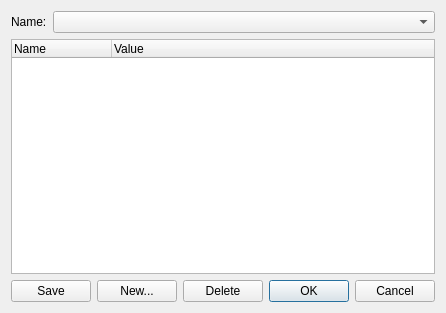
<?xml version="1.0" encoding="UTF-8"?>
<ui version="4.0">
 <class>Templates</class>
 <widget class="QDialog" name="Templates">
  <property name="geometry">
   <rect>
    <x>0</x>
    <y>0</y>
    <width>435</width>
    <height>313</height>
   </rect>
  </property>
  <property name="windowTitle">
   <string>Templates</string>
  </property>
  <layout class="QVBoxLayout" name="verticalLayout">
   <item>
    <layout class="QHBoxLayout" name="horizontalLayout">
     <item>
      <widget class="QLabel" name="label">
       <property name="text">
        <string>Name:</string>
       </property>
      </widget>
     </item>
     <item>
      <widget class="QComboBox" name="comboBoxNew">
       <property name="sizePolicy">
        <sizepolicy hsizetype="Expanding" vsizetype="Fixed">
         <horstretch>0</horstretch>
         <verstretch>0</verstretch>
        </sizepolicy>
       </property>
      </widget>
     </item>
    </layout>
   </item>
   <item>
    <widget class="QTreeWidget" name="treeWidget">
     <property name="rootIsDecorated">
      <bool>false</bool>
     </property>
     <column>
      <property name="text">
       <string notr="true">Name</string>
      </property>
     </column>
     <column>
      <property name="text">
       <string>Value</string>
      </property>
     </column>
    </widget>
   </item>
   <item>
    <layout class="QHBoxLayout" name="horizontalLayout_2">
     <item>
      <widget class="QPushButton" name="pushButton_Save">
       <property name="text">
        <string>Save</string>
       </property>
      </widget>
     </item>
     <item>
      <widget class="QPushButton" name="pushButton_New">
       <property name="text">
        <string>New...</string>
       </property>
      </widget>
     </item>
     <item>
      <widget class="QPushButton" name="pushButton_Delete">
       <property name="text">
        <string>Delete</string>
       </property>
      </widget>
     </item>
     <item>
      <spacer name="horizontalSpacer">
       <property name="orientation">
        <enum>Qt::Horizontal</enum>
       </property>
       <property name="sizeHint" stdset="0">
        <size>
         <width>40</width>
         <height>20</height>
        </size>
       </property>
      </spacer>
     </item>
     <item>
      <widget class="QDialogButtonBox" name="buttonBox">
       <property name="orientation">
        <enum>Qt::Horizontal</enum>
       </property>
       <property name="standardButtons">
        <set>QDialogButtonBox::Cancel|QDialogButtonBox::Ok</set>
       </property>
      </widget>
     </item>
    </layout>
   </item>
  </layout>
 </widget>
 <tabstops>
  <tabstop>comboBoxNew</tabstop>
  <tabstop>treeWidget</tabstop>
  <tabstop>pushButton_Save</tabstop>
  <tabstop>pushButton_New</tabstop>
  <tabstop>pushButton_Delete</tabstop>
  <tabstop>buttonBox</tabstop>
 </tabstops>
 <resources/>
 <connections>
  <connection>
   <sender>buttonBox</sender>
   <signal>accepted()</signal>
   <receiver>Templates</receiver>
   <slot>accept()</slot>
   <hints>
    <hint type="sourcelabel">
     <x>424</x>
     <y>302</y>
    </hint>
    <hint type="destinationlabel">
     <x>157</x>
     <y>274</y>
    </hint>
   </hints>
  </connection>
  <connection>
   <sender>buttonBox</sender>
   <signal>rejected()</signal>
   <receiver>Templates</receiver>
   <slot>reject()</slot>
   <hints>
    <hint type="sourcelabel">
     <x>424</x>
     <y>302</y>
    </hint>
    <hint type="destinationlabel">
     <x>286</x>
     <y>274</y>
    </hint>
   </hints>
  </connection>
 </connections>
</ui>
